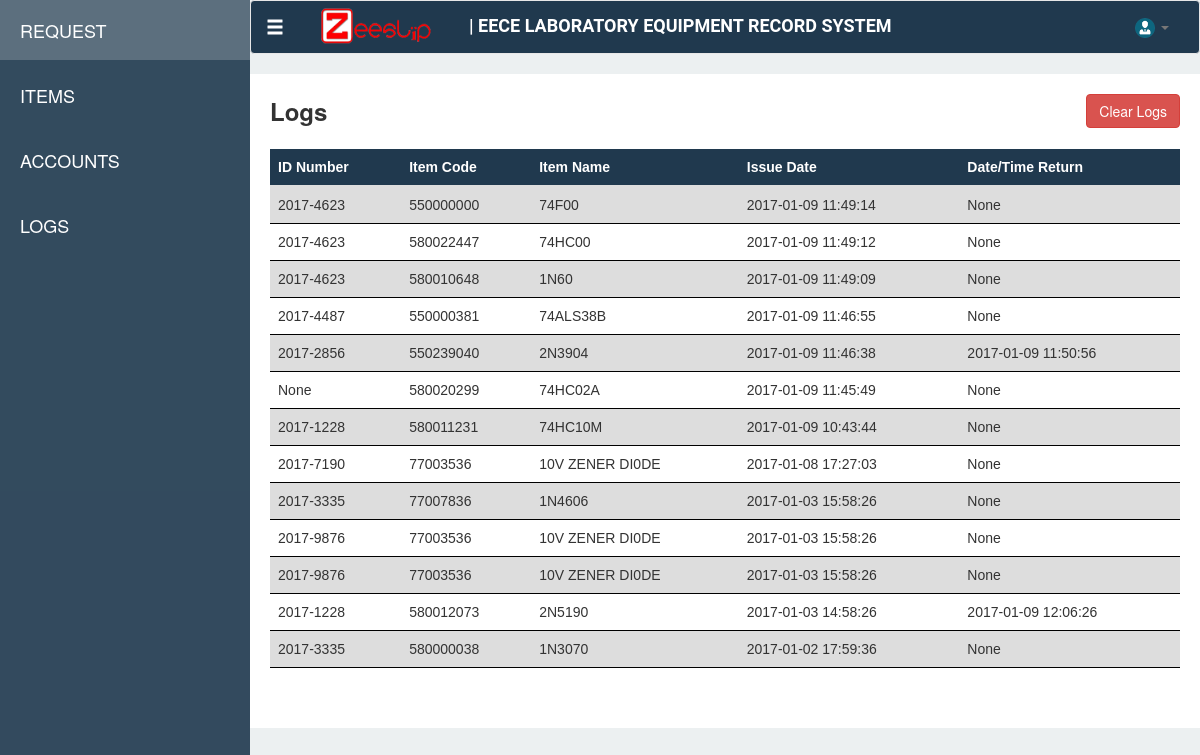
Before: /dashboard/logs with the older database file.
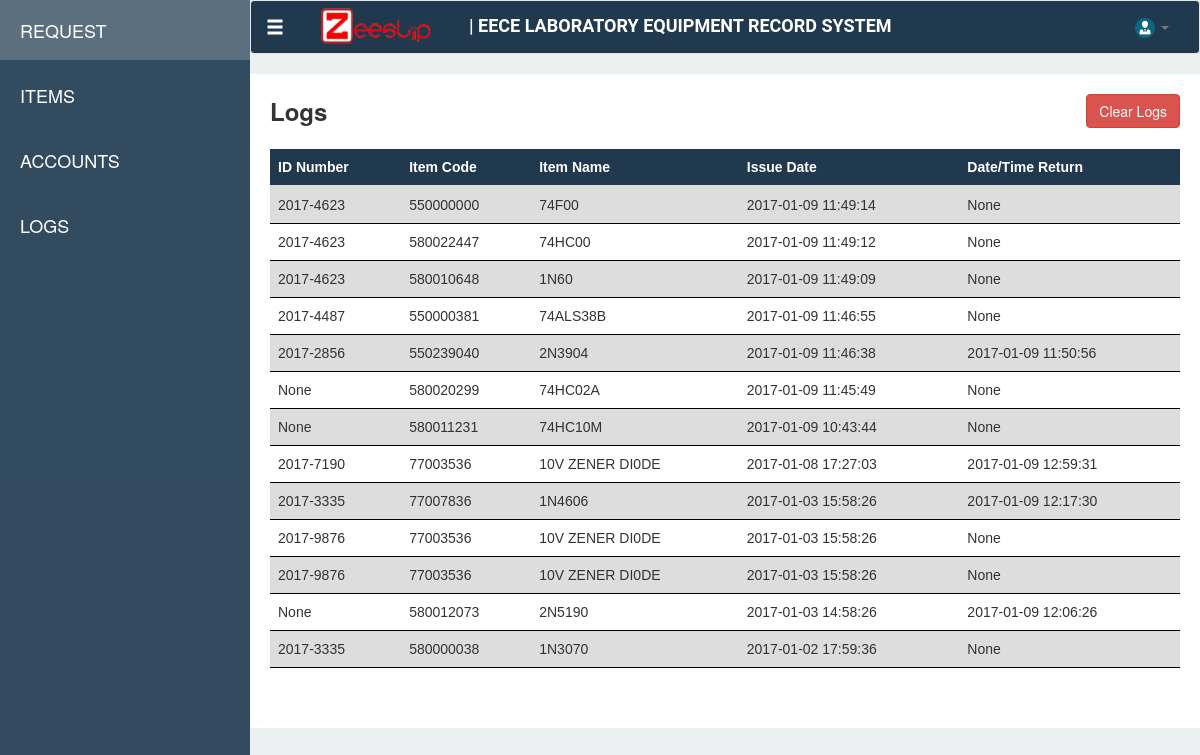
After: the same page with the newer database file.
### tables this page shows
CREATE TABLE "BorrowedItem" ("borrowedItemId" INTEGER PRIMARY KEY  AUTOINCREMENT  NOT NULL  UNIQUE , "itemId" INTEGER, "itemQuantity" INTEGER DEFAULT 0, "requestId" INTEGER, "issueDate" DATETIME, "returnDate" DATETIME);

CREATE TABLE "Request" ("requestId" INTEGER PRIMARY KEY  NOT NULL ,"idNumber" VARCHAR,"name" VARCHAR,"subject" VARCHAR,"requestDate" DATETIME DEFAULT (datetime(CURRENT_TIMESTAMP,'localtime')) );

CREATE TABLE "Item" ("itemId" INTEGER PRIMARY KEY  AUTOINCREMENT  NOT NULL  UNIQUE , "itemCode" VARCHAR UNIQUE , "itemName" VARCHAR, "itemDescription" VARCHAR, "itemQuantity" INTEGER DEFAULT 0);

### app.py (the view)
    @app.route('/dashboard/logs')
    def logs():
        con = sqlite3.connect("ZeeSlipv2.sqlite")
        con.row_factory = sqlite3.Row
        cur = con.cursor()
        cur.execute("SELECT Request.requestId, Request.idNumber, Request.name, Request.subject, Request.requestDate, itemId, itemCode, itemName, itemDescription, itemQuantity, issueDate, returnDate FROM (SELECT BorrowedItem.itemId,itemCode,itemName,itemDescription,BorrowedItem.itemQuantity,BorrowedItem.issueDate,BorrowedItem.returnDate,BorrowedItem.requestId as request FROM BorrowedItem,Item WHERE BorrowedItem.itemId = Item.itemId) LEFT JOIN Request ON request = Request.requestId WHERE issueDate IS NOT NULL ORDER BY issueDate DESC")
        rows = cur.fetchall()
        return render_template('modules/logs.html', logs = rows)

### templates/modules/logs.html (shortened to what this page needs)
{% extends "dashboard.html" %}
{% block logs %}
<div class="request-page-def">
    <div class="row">
        <div class="col-md-2"><span class="request-text"> Logs </span></div>
        <div class="col-md-10" ><button class="btn btn-danger" style="float: right">Clear Logs</button></div>
    </div>
    <div class="row" style="padding-top: 20px">
        <div class="col-md-12">
            <table class="table" id="logsTable">
                <thead>
                    <tr>
                        <th>ID Number</th>
                        <th>Item Code</th>
                        <th>Item Name</th>
                        <th>Issue Date</th>
                        <th>Date/Time Return</th>
                    </tr>
                </thead>
                <tbody>
                    {% for l in logs %}
                        <tr>
                            <td>{{ l[1] }}</td>
                            <td>{{ l[6] }}</td>
                            <td>{{ l[7] }}</td>
                            <td>{{ l[10] }}</td>
                            <td>{{ l[11] }}</td>
                        </tr>
                    {% endfor %}
                </tbody>
            </table>
        </div>
    </div>
    <br>
</div>
{% endblock %}

Changed rows visible on the page:
computed for BorrowedItem "74HC10M": idNumber "2017-1228" → "None"
changed BorrowedItem (number 8 of 13 on the later page): returnDate "None" → "2017-01-09 12:59:31"
changed BorrowedItem (number 9 of 13 on the later page): returnDate "None" → "2017-01-09 12:17:30"
computed for BorrowedItem (number 12 of 13 on the later page): idNumber "2017-1228" → "None"
